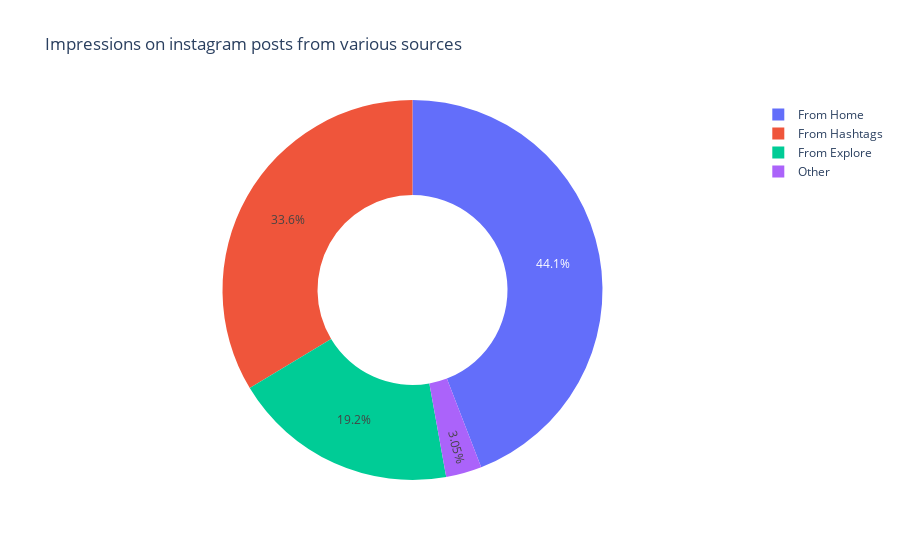

Notebook cell for this chart:
### Code cell
#Now let’s have a look at the percentage of impressions I get from various sources on Instagram
home = df['From Home'].sum()
hashtags = df["From Hashtags"].sum()
explore = df["From Explore"].sum()
other = df["From Other"].sum()

labels = ['From Home','From Hashtags','From Explore','Other']
values = [home, hashtags, explore, other]

fig = px.pie(df,values=values, names=labels, title = "Impressions on instagram posts from various sources", hole=0.5)
fig.show()

### Figure 1 — Plotly figure (JSON) as saved in the notebook; plotly's stock layout.template omitted (floating-point values rounded to 4 significant figures)
{"data": [{"domain": {"x": [0, 1], "y": [0, 1]}, "hole": 0.5, "hovertemplate": "label=%{label}<br>value=%{value}<extra></extra>", "labels": ["From Home", "From Hashtags", "From Explore", "Other"], "legendgroup": "", "name": "", "showlegend": true, "type": "pie", "values": [294619, 224614, 128294, 20360]}], "layout": {"legend": {"tracegroupgap": 0}, "title": {"text": "Impressions on instagram posts from various sources"}}}
